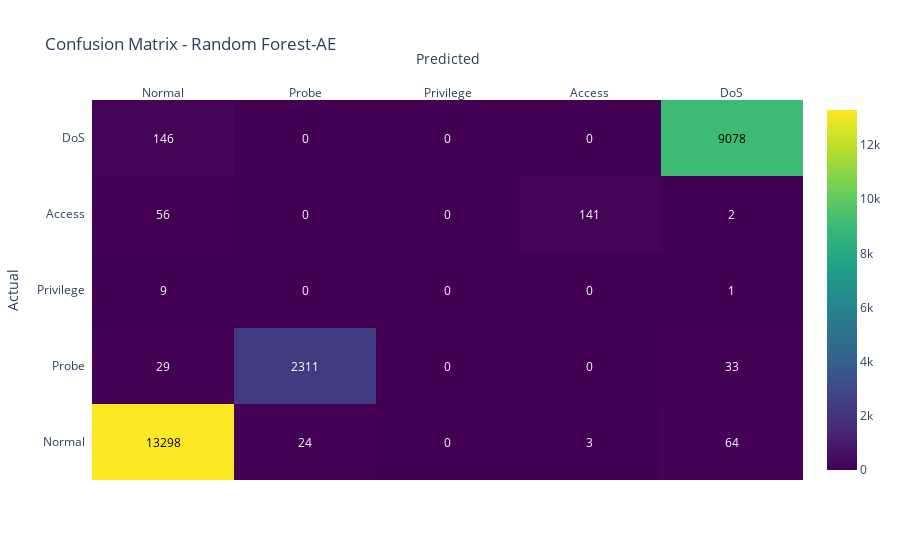
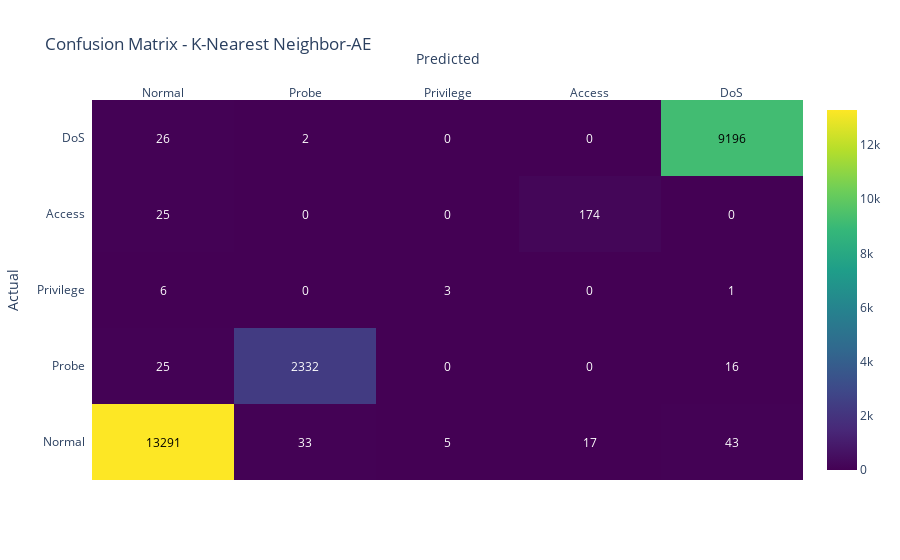
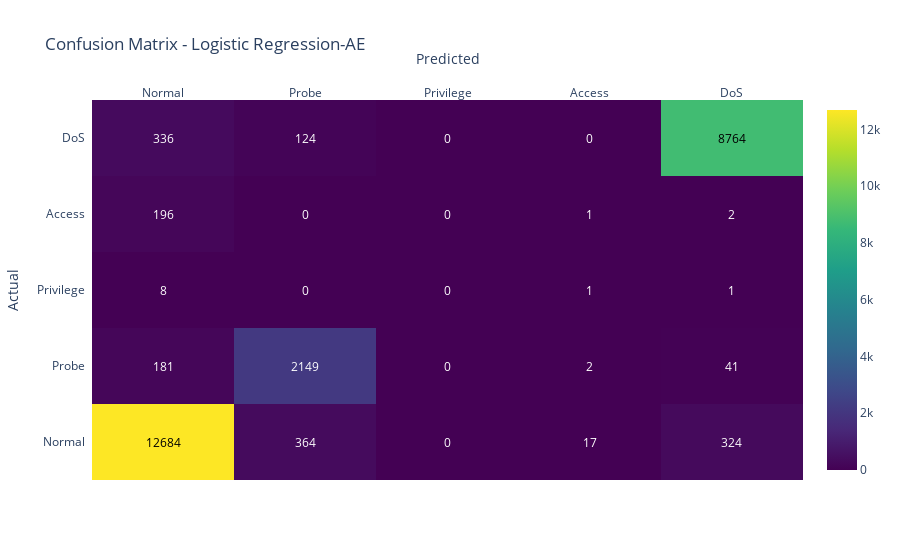
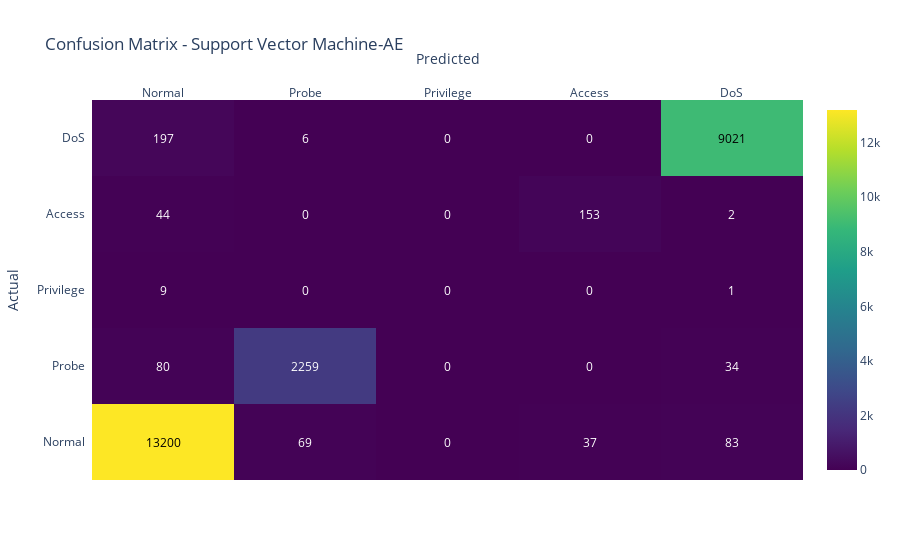

Source (notebook cell) for these figures, in order:
### Markdown cell above
# -> Confusion Matrix Plot

### Code cell
import plotly.figure_factory as ff
import plotly.graph_objects as go
import numpy as np

# Define the models
models = [
    ('Random Forest-AE', rf_model, X_test, y_test),
    ('K-Nearest Neighbor-AE', knn_model, X_test, y_test),
    ('Logistic Regression-AE', lr_model, X_test, y_test),
    ('Support Vector Machine-AE', svm_model, X_test, y_test),
    ('Gradient Boosting-AE', gb_model, X_test, y_test),
    ('Decision Tree-AE', dt_model, X_test, y_test)
]

# Initialize a dictionary to store confusion matrices
all_model_cm = {}

# Define the class labels
class_labels = ['Normal', 'Probe', 'Privilege', 'Access', 'DoS']

# Generate confusion matrix for each model
for model_name, model, X, y in models:
    y_pred = model.predict(X)
    cm = confusion_matrix(y, y_pred, labels=class_labels)
    all_model_cm[model_name] = cm

    # Create an attractive confusion matrix plot using Plotly
    fig = ff.create_annotated_heatmap(
        z=cm,
        x=class_labels,
        y=class_labels,
        colorscale='Viridis',
        showscale=True
    )

    fig.update_layout(
        title=f'Confusion Matrix - {model_name}',
        xaxis=dict(title='Predicted', side='top'),
        yaxis=dict(title='Actual'),
        font=dict(size=12)
    )

    fig.show()

### Figure 1 — Plotly figure (JSON) as saved in the notebook; plotly's stock layout.template omitted (floating-point values rounded to 4 significant figures)
{"data": [{"colorscale": [[0, "#440154"], [0.1111, "#482878"], [0.2222, "#3e4989"], [0.3333, "#31688e"], [0.4444, "#26828e"], [0.5556, "#1f9e89"], [0.6667, "#35b779"], [0.7778, "#6ece58"], [0.8889, "#b5de2b"], [1, "#fde725"]], "reversescale": false, "showscale": true, "type": "heatmap", "x": ["Normal", "Probe", "Privilege", "Access", "DoS"], "y": ["Normal", "Probe", "Privilege", "Access", "DoS"], "z": [[13298, 24, 0, 3, 64], [29, 2311, 0, 0, 33], [9, 0, 0, 0, 1], [56, 0, 0, 141, 2], [146, 0, 0, 0, 9078]]}], "layout": {"annotations": [{"font": {"color": "#000000"}, "showarrow": false, "text": "13298", "x": "Normal", "xref": "x", "y": "Normal", "yref": "y"}, {"font": {"color": "#FFFFFF"}, "showarrow": false, "text": "24", "x": "Probe", "xref": "x", "y": "Normal", "yref": "y"}, {"font": {"color": "#FFFFFF"}, "showarrow": false, "text": "0", "x": "Privilege", "xref": "x", "y": "Normal", "yref": "y"}, {"font": {"color": "#FFFFFF"}, "showarrow": false, "text": "3", "x": "Access", "xref": "x", "y": "Normal", "yref": "y"}, {"font": {"color": "#FFFFFF"}, "showarrow": false, "text": "64", "x": "DoS", "xref": "x", "y": "Normal", "yref": "y"}, {"font": {"color": "#FFFFFF"}, "showarrow": false, "text": "29", "x": "Normal", "xref": "x", "y": "Probe", "yref": "y"}, {"font": {"color": "#FFFFFF"}, "showarrow": false, "text": "2311", "x": "Probe", "xref": "x", "y": "Probe", "yref": "y"}, {"font": {"color": "#FFFFFF"}, "showarrow": false, "text": "0", "x": "Privilege", "xref": "x", "y": "Probe", "yref": "y"}, {"font": {"color": "#FFFFFF"}, "showarrow": false, "text": "0", "x": "Access", "xref": "x", "y": "Probe", "yref": "y"}, {"font": {"color": "#FFFFFF"}, "showarrow": false, "text": "33", "x": "DoS", "xref": "x", "y": "Probe", "yref": "y"}, {"font": {"color": "#FFFFFF"}, "showarrow": false, "text": "9", "x": "Normal", "xref": "x", "y": "Privilege", "yref": "y"}, {"font": {"color": "#FFFFFF"}, "showarrow": false, "text": "0", "x": "Probe", "xref": "x", "y": "Privilege", "yref": "y"}, {"font": {"color": "#FFFFFF"}, "showarrow": false, "text": "0", "x": "Privilege", "xref": "x", "y": "Privilege", "yref": "y"}, {"font": {"color": "#FFFFFF"}, "showarrow": false, "text": "0", "x": "Access", "xref": "x", "y": "Privilege", "yref": "y"}, {"font": {"color": "#FFFFFF"}, "showarrow": false, "text": "1", "x": "DoS", "xref": "x", "y": "Privilege", "yref": "y"}, {"font": {"color": "#FFFFFF"}, "showarrow": false, "text": "56", "x": "Normal", "xref": "x", "y": "Access", "yref": "y"}, {"font": {"color": "#FFFFFF"}, "showarrow": false, "text": "0", "x": "Probe", "xref": "x", "y": "Access", "yref": "y"}, {"font": {"color": "#FFFFFF"}, "showarrow": false, "text": "0", "x": "Privilege", "xref": "x", "y": "Access", "yref": "y"}, {"font": {"color": "#FFFFFF"}, "showarrow": false, "text": "141", "x": "Access", "xref": "x", "y": "Access", "yref": "y"}, {"font": {"color": "#FFFFFF"}, "showarrow": false, "text": "2", "x": "DoS", "xref": "x", "y": "Access", "yref": "y"}, {"font": {"color": "#FFFFFF"}, "showarrow": false, "text": "146", "x": "Normal", "xref": "x", "y": "DoS", "yref": "y"}, {"font": {"color": "#FFFFFF"}, "showarrow": false, "text": "0", "x": "Probe", "xref": "x", "y": "DoS", "yref": "y"}, {"font": {"color": "#FFFFFF"}, "showarrow": false, "text": "0", "x": "Privilege", "xref": "x", "y": "DoS", "yref": "y"}, {"font": {"color": "#FFFFFF"}, "showarrow": false, "text": "0", "x": "Access", "xref": "x", "y": "DoS", "yref": "y"}, {"font": {"color": "#000000"}, "showarrow": false, "text": "9078", "x": "DoS", "xref": "x", "y": "DoS", "yref": "y"}], "font": {"size": 12}, "title": {"text": "Confusion Matrix - Random Forest-AE"}, "xaxis": {"dtick": 1, "gridcolor": "rgb(0, 0, 0)", "side": "top", "ticks": "", "title": {"text": "Predicted"}}, "yaxis": {"dtick": 1, "ticks": "", "ticksuffix": "  ", "title": {"text": "Actual"}}}}

### Figure 2 — Plotly figure (JSON) as saved in the notebook; plotly's stock layout.template omitted (floating-point values rounded to 4 significant figures)
{"data": [{"colorscale": [[0, "#440154"], [0.1111, "#482878"], [0.2222, "#3e4989"], [0.3333, "#31688e"], [0.4444, "#26828e"], [0.5556, "#1f9e89"], [0.6667, "#35b779"], [0.7778, "#6ece58"], [0.8889, "#b5de2b"], [1, "#fde725"]], "reversescale": false, "showscale": true, "type": "heatmap", "x": ["Normal", "Probe", "Privilege", "Access", "DoS"], "y": ["Normal", "Probe", "Privilege", "Access", "DoS"], "z": [[13291, 33, 5, 17, 43], [25, 2332, 0, 0, 16], [6, 0, 3, 0, 1], [25, 0, 0, 174, 0], [26, 2, 0, 0, 9196]]}], "layout": {"annotations": [{"font": {"color": "#000000"}, "showarrow": false, "text": "13291", "x": "Normal", "xref": "x", "y": "Normal", "yref": "y"}, {"font": {"color": "#FFFFFF"}, "showarrow": false, "text": "33", "x": "Probe", "xref": "x", "y": "Normal", "yref": "y"}, {"font": {"color": "#FFFFFF"}, "showarrow": false, "text": "5", "x": "Privilege", "xref": "x", "y": "Normal", "yref": "y"}, {"font": {"color": "#FFFFFF"}, "showarrow": false, "text": "17", "x": "Access", "xref": "x", "y": "Normal", "yref": "y"}, {"font": {"color": "#FFFFFF"}, "showarrow": false, "text": "43", "x": "DoS", "xref": "x", "y": "Normal", "yref": "y"}, {"font": {"color": "#FFFFFF"}, "showarrow": false, "text": "25", "x": "Normal", "xref": "x", "y": "Probe", "yref": "y"}, {"font": {"color": "#FFFFFF"}, "showarrow": false, "text": "2332", "x": "Probe", "xref": "x", "y": "Probe", "yref": "y"}, {"font": {"color": "#FFFFFF"}, "showarrow": false, "text": "0", "x": "Privilege", "xref": "x", "y": "Probe", "yref": "y"}, {"font": {"color": "#FFFFFF"}, "showarrow": false, "text": "0", "x": "Access", "xref": "x", "y": "Probe", "yref": "y"}, {"font": {"color": "#FFFFFF"}, "showarrow": false, "text": "16", "x": "DoS", "xref": "x", "y": "Probe", "yref": "y"}, {"font": {"color": "#FFFFFF"}, "showarrow": false, "text": "6", "x": "Normal", "xref": "x", "y": "Privilege", "yref": "y"}, {"font": {"color": "#FFFFFF"}, "showarrow": false, "text": "0", "x": "Probe", "xref": "x", "y": "Privilege", "yref": "y"}, {"font": {"color": "#FFFFFF"}, "showarrow": false, "text": "3", "x": "Privilege", "xref": "x", "y": "Privilege", "yref": "y"}, {"font": {"color": "#FFFFFF"}, "showarrow": false, "text": "0", "x": "Access", "xref": "x", "y": "Privilege", "yref": "y"}, {"font": {"color": "#FFFFFF"}, "showarrow": false, "text": "1", "x": "DoS", "xref": "x", "y": "Privilege", "yref": "y"}, {"font": {"color": "#FFFFFF"}, "showarrow": false, "text": "25", "x": "Normal", "xref": "x", "y": "Access", "yref": "y"}, {"font": {"color": "#FFFFFF"}, "showarrow": false, "text": "0", "x": "Probe", "xref": "x", "y": "Access", "yref": "y"}, {"font": {"color": "#FFFFFF"}, "showarrow": false, "text": "0", "x": "Privilege", "xref": "x", "y": "Access", "yref": "y"}, {"font": {"color": "#FFFFFF"}, "showarrow": false, "text": "174", "x": "Access", "xref": "x", "y": "Access", "yref": "y"}, {"font": {"color": "#FFFFFF"}, "showarrow": false, "text": "0", "x": "DoS", "xref": "x", "y": "Access", "yref": "y"}, {"font": {"color": "#FFFFFF"}, "showarrow": false, "text": "26", "x": "Normal", "xref": "x", "y": "DoS", "yref": "y"}, {"font": {"color": "#FFFFFF"}, "showarrow": false, "text": "2", "x": "Probe", "xref": "x", "y": "DoS", "yref": "y"}, {"font": {"color": "#FFFFFF"}, "showarrow": false, "text": "0", "x": "Privilege", "xref": "x", "y": "DoS", "yref": "y"}, {"font": {"color": "#FFFFFF"}, "showarrow": false, "text": "0", "x": "Access", "xref": "x", "y": "DoS", "yref": "y"}, {"font": {"color": "#000000"}, "showarrow": false, "text": "9196", "x": "DoS", "xref": "x", "y": "DoS", "yref": "y"}], "font": {"size": 12}, "title": {"text": "Confusion Matrix - K-Nearest Neighbor-AE"}, "xaxis": {"dtick": 1, "gridcolor": "rgb(0, 0, 0)", "side": "top", "ticks": "", "title": {"text": "Predicted"}}, "yaxis": {"dtick": 1, "ticks": "", "ticksuffix": "  ", "title": {"text": "Actual"}}}}

### Figure 3 — Plotly figure (JSON) as saved in the notebook; plotly's stock layout.template omitted (floating-point values rounded to 4 significant figures)
{"data": [{"colorscale": [[0, "#440154"], [0.1111, "#482878"], [0.2222, "#3e4989"], [0.3333, "#31688e"], [0.4444, "#26828e"], [0.5556, "#1f9e89"], [0.6667, "#35b779"], [0.7778, "#6ece58"], [0.8889, "#b5de2b"], [1, "#fde725"]], "reversescale": false, "showscale": true, "type": "heatmap", "x": ["Normal", "Probe", "Privilege", "Access", "DoS"], "y": ["Normal", "Probe", "Privilege", "Access", "DoS"], "z": [[12684, 364, 0, 17, 324], [181, 2149, 0, 2, 41], [8, 0, 0, 1, 1], [196, 0, 0, 1, 2], [336, 124, 0, 0, 8764]]}], "layout": {"annotations": [{"font": {"color": "#000000"}, "showarrow": false, "text": "12684", "x": "Normal", "xref": "x", "y": "Normal", "yref": "y"}, {"font": {"color": "#FFFFFF"}, "showarrow": false, "text": "364", "x": "Probe", "xref": "x", "y": "Normal", "yref": "y"}, {"font": {"color": "#FFFFFF"}, "showarrow": false, "text": "0", "x": "Privilege", "xref": "x", "y": "Normal", "yref": "y"}, {"font": {"color": "#FFFFFF"}, "showarrow": false, "text": "17", "x": "Access", "xref": "x", "y": "Normal", "yref": "y"}, {"font": {"color": "#FFFFFF"}, "showarrow": false, "text": "324", "x": "DoS", "xref": "x", "y": "Normal", "yref": "y"}, {"font": {"color": "#FFFFFF"}, "showarrow": false, "text": "181", "x": "Normal", "xref": "x", "y": "Probe", "yref": "y"}, {"font": {"color": "#FFFFFF"}, "showarrow": false, "text": "2149", "x": "Probe", "xref": "x", "y": "Probe", "yref": "y"}, {"font": {"color": "#FFFFFF"}, "showarrow": false, "text": "0", "x": "Privilege", "xref": "x", "y": "Probe", "yref": "y"}, {"font": {"color": "#FFFFFF"}, "showarrow": false, "text": "2", "x": "Access", "xref": "x", "y": "Probe", "yref": "y"}, {"font": {"color": "#FFFFFF"}, "showarrow": false, "text": "41", "x": "DoS", "xref": "x", "y": "Probe", "yref": "y"}, {"font": {"color": "#FFFFFF"}, "showarrow": false, "text": "8", "x": "Normal", "xref": "x", "y": "Privilege", "yref": "y"}, {"font": {"color": "#FFFFFF"}, "showarrow": false, "text": "0", "x": "Probe", "xref": "x", "y": "Privilege", "yref": "y"}, {"font": {"color": "#FFFFFF"}, "showarrow": false, "text": "0", "x": "Privilege", "xref": "x", "y": "Privilege", "yref": "y"}, {"font": {"color": "#FFFFFF"}, "showarrow": false, "text": "1", "x": "Access", "xref": "x", "y": "Privilege", "yref": "y"}, {"font": {"color": "#FFFFFF"}, "showarrow": false, "text": "1", "x": "DoS", "xref": "x", "y": "Privilege", "yref": "y"}, {"font": {"color": "#FFFFFF"}, "showarrow": false, "text": "196", "x": "Normal", "xref": "x", "y": "Access", "yref": "y"}, {"font": {"color": "#FFFFFF"}, "showarrow": false, "text": "0", "x": "Probe", "xref": "x", "y": "Access", "yref": "y"}, {"font": {"color": "#FFFFFF"}, "showarrow": false, "text": "0", "x": "Privilege", "xref": "x", "y": "Access", "yref": "y"}, {"font": {"color": "#FFFFFF"}, "showarrow": false, "text": "1", "x": "Access", "xref": "x", "y": "Access", "yref": "y"}, {"font": {"color": "#FFFFFF"}, "showarrow": false, "text": "2", "x": "DoS", "xref": "x", "y": "Access", "yref": "y"}, {"font": {"color": "#FFFFFF"}, "showarrow": false, "text": "336", "x": "Normal", "xref": "x", "y": "DoS", "yref": "y"}, {"font": {"color": "#FFFFFF"}, "showarrow": false, "text": "124", "x": "Probe", "xref": "x", "y": "DoS", "yref": "y"}, {"font": {"color": "#FFFFFF"}, "showarrow": false, "text": "0", "x": "Privilege", "xref": "x", "y": "DoS", "yref": "y"}, {"font": {"color": "#FFFFFF"}, "showarrow": false, "text": "0", "x": "Access", "xref": "x", "y": "DoS", "yref": "y"}, {"font": {"color": "#000000"}, "showarrow": false, "text": "8764", "x": "DoS", "xref": "x", "y": "DoS", "yref": "y"}], "font": {"size": 12}, "title": {"text": "Confusion Matrix - Logistic Regression-AE"}, "xaxis": {"dtick": 1, "gridcolor": "rgb(0, 0, 0)", "side": "top", "ticks": "", "title": {"text": "Predicted"}}, "yaxis": {"dtick": 1, "ticks": "", "ticksuffix": "  ", "title": {"text": "Actual"}}}}

### Figure 4 — Plotly figure (JSON) as saved in the notebook; plotly's stock layout.template omitted (floating-point values rounded to 4 significant figures)
{"data": [{"colorscale": [[0, "#440154"], [0.1111, "#482878"], [0.2222, "#3e4989"], [0.3333, "#31688e"], [0.4444, "#26828e"], [0.5556, "#1f9e89"], [0.6667, "#35b779"], [0.7778, "#6ece58"], [0.8889, "#b5de2b"], [1, "#fde725"]], "reversescale": false, "showscale": true, "type": "heatmap", "x": ["Normal", "Probe", "Privilege", "Access", "DoS"], "y": ["Normal", "Probe", "Privilege", "Access", "DoS"], "z": [[13200, 69, 0, 37, 83], [80, 2259, 0, 0, 34], [9, 0, 0, 0, 1], [44, 0, 0, 153, 2], [197, 6, 0, 0, 9021]]}], "layout": {"annotations": [{"font": {"color": "#000000"}, "showarrow": false, "text": "13200", "x": "Normal", "xref": "x", "y": "Normal", "yref": "y"}, {"font": {"color": "#FFFFFF"}, "showarrow": false, "text": "69", "x": "Probe", "xref": "x", "y": "Normal", "yref": "y"}, {"font": {"color": "#FFFFFF"}, "showarrow": false, "text": "0", "x": "Privilege", "xref": "x", "y": "Normal", "yref": "y"}, {"font": {"color": "#FFFFFF"}, "showarrow": false, "text": "37", "x": "Access", "xref": "x", "y": "Normal", "yref": "y"}, {"font": {"color": "#FFFFFF"}, "showarrow": false, "text": "83", "x": "DoS", "xref": "x", "y": "Normal", "yref": "y"}, {"font": {"color": "#FFFFFF"}, "showarrow": false, "text": "80", "x": "Normal", "xref": "x", "y": "Probe", "yref": "y"}, {"font": {"color": "#FFFFFF"}, "showarrow": false, "text": "2259", "x": "Probe", "xref": "x", "y": "Probe", "yref": "y"}, {"font": {"color": "#FFFFFF"}, "showarrow": false, "text": "0", "x": "Privilege", "xref": "x", "y": "Probe", "yref": "y"}, {"font": {"color": "#FFFFFF"}, "showarrow": false, "text": "0", "x": "Access", "xref": "x", "y": "Probe", "yref": "y"}, {"font": {"color": "#FFFFFF"}, "showarrow": false, "text": "34", "x": "DoS", "xref": "x", "y": "Probe", "yref": "y"}, {"font": {"color": "#FFFFFF"}, "showarrow": false, "text": "9", "x": "Normal", "xref": "x", "y": "Privilege", "yref": "y"}, {"font": {"color": "#FFFFFF"}, "showarrow": false, "text": "0", "x": "Probe", "xref": "x", "y": "Privilege", "yref": "y"}, {"font": {"color": "#FFFFFF"}, "showarrow": false, "text": "0", "x": "Privilege", "xref": "x", "y": "Privilege", "yref": "y"}, {"font": {"color": "#FFFFFF"}, "showarrow": false, "text": "0", "x": "Access", "xref": "x", "y": "Privilege", "yref": "y"}, {"font": {"color": "#FFFFFF"}, "showarrow": false, "text": "1", "x": "DoS", "xref": "x", "y": "Privilege", "yref": "y"}, {"font": {"color": "#FFFFFF"}, "showarrow": false, "text": "44", "x": "Normal", "xref": "x", "y": "Access", "yref": "y"}, {"font": {"color": "#FFFFFF"}, "showarrow": false, "text": "0", "x": "Probe", "xref": "x", "y": "Access", "yref": "y"}, {"font": {"color": "#FFFFFF"}, "showarrow": false, "text": "0", "x": "Privilege", "xref": "x", "y": "Access", "yref": "y"}, {"font": {"color": "#FFFFFF"}, "showarrow": false, "text": "153", "x": "Access", "xref": "x", "y": "Access", "yref": "y"}, {"font": {"color": "#FFFFFF"}, "showarrow": false, "text": "2", "x": "DoS", "xref": "x", "y": "Access", "yref": "y"}, {"font": {"color": "#FFFFFF"}, "showarrow": false, "text": "197", "x": "Normal", "xref": "x", "y": "DoS", "yref": "y"}, {"font": {"color": "#FFFFFF"}, "showarrow": false, "text": "6", "x": "Probe", "xref": "x", "y": "DoS", "yref": "y"}, {"font": {"color": "#FFFFFF"}, "showarrow": false, "text": "0", "x": "Privilege", "xref": "x", "y": "DoS", "yref": "y"}, {"font": {"color": "#FFFFFF"}, "showarrow": false, "text": "0", "x": "Access", "xref": "x", "y": "DoS", "yref": "y"}, {"font": {"color": "#000000"}, "showarrow": false, "text": "9021", "x": "DoS", "xref": "x", "y": "DoS", "yref": "y"}], "font": {"size": 12}, "title": {"text": "Confusion Matrix - Support Vector Machine-AE"}, "xaxis": {"dtick": 1, "gridcolor": "rgb(0, 0, 0)", "side": "top", "ticks": "", "title": {"text": "Predicted"}}, "yaxis": {"dtick": 1, "ticks": "", "ticksuffix": "  ", "title": {"text": "Actual"}}}}
